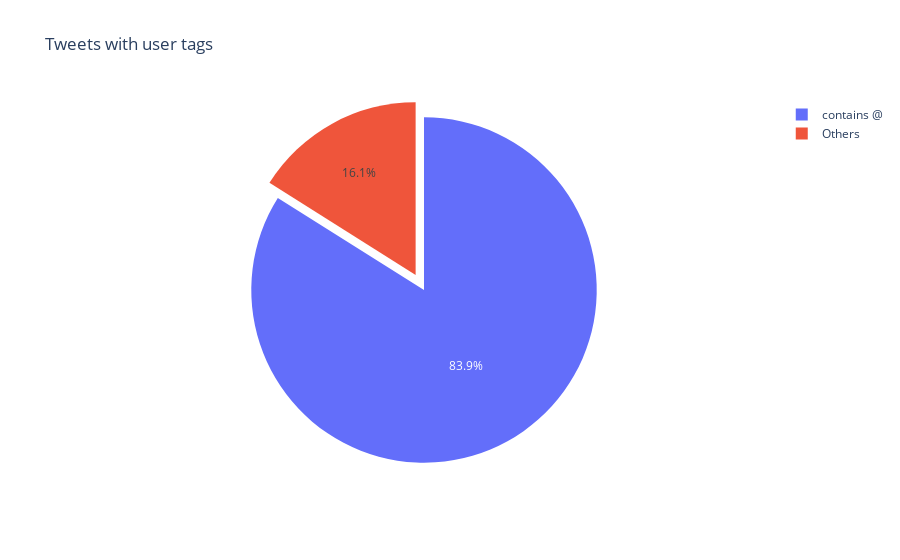

Notebook code for this chart:
### Code cell
fig=go.Figure(go.Pie(labels=['contains @','Others'],values=[1678,1999-1678],pull=[0,0.1]))
fig.update_layout(autosize=False,title='Tweets with user tags')
fig.show()

### Figure 1 — Plotly figure (JSON) as saved in the notebook; plotly's stock layout.template omitted (floating-point values rounded to 4 significant figures)
{"data": [{"labels": ["contains @", "Others"], "pull": [0, 0.1], "type": "pie", "values": [1678, 321]}], "layout": {"autosize": false, "title": {"text": "Tweets with user tags"}}}
